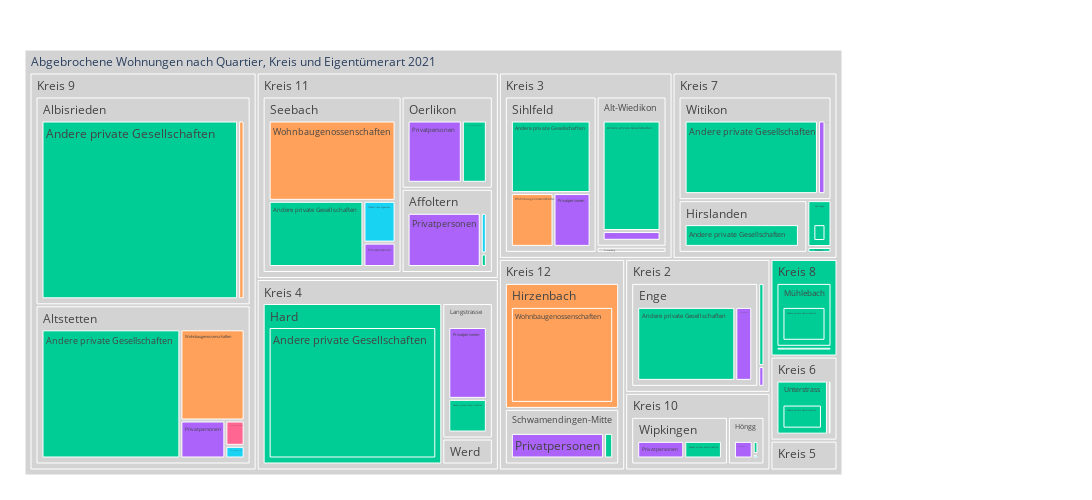

The notebook cell this image was saved under:
### Code cell
fig = px.treemap(myTreemapAgg.query('sum_WhgAbb >0').reset_index(), path=[px.Constant("Abgebrochene Wohnungen nach Quartier, Kreis und Eigentümerart 2021")
                                                                                      ,'KreisLang', 'QuarLang','EigGruLang']
                 , values='sum_WhgAbb'
                 , color='EigGruLang'
                 ## bei discrete scales (bei Klassen und Strings):                 
                 , color_discrete_map={'(?)':'lightgrey','EVP':'gold', 'SP':'#FF3030', 'PdA':'#EE3B3B', 'Grüne':'#A2CD5A','GLP':'#CAFF70','Die Mitte':'orange','FDP':'#104E8B','AL':'deeppink','SVP':'forestgreen', 'FL ZÜRI':'#8B864E','Volt':'#lightblue' }                
                 ## bei continuous scales (bei Zahlenwerten):
                , color_continuous_scale='cividis'
                #, color_continuous_midpoint=np.average(df['AnzBestWir'], weights=df['AnzBestWir'])  
                 ,height=500
                 ,width=1100                 
                )
fig.update_traces(root_color="grey")
fig.update_layout(margin = dict(t=50, l=25, r=250, b=25))
fig.show()

### Figure 1 — Plotly figure (JSON) as saved in the notebook; plotly's stock layout.template omitted (floating-point values rounded to 4 significant figures)
{"data": [{"branchvalues": "total", "customdata": [["Andere private Gesellschaften"], ["Andere private Gesellschaften"], ["Andere private Gesellschaften"], ["Andere private Gesellschaften"], ["Andere private Gesellschaften"], ["Andere private Gesellschaften"], ["Andere private Gesellschaften"], ["Andere private Gesellschaften"], ["Andere private Gesellschaften"], ["Andere private Gesellschaften"], ["Privatpersonen"], ["Andere private Gesellschaften"], ["Privatpersonen"], ["Privatpersonen"], ["Privatpersonen"], ["Privatpersonen"], ["Privatpersonen"], ["Wohnbaugenossenschaften"], ["Wohnbaugenossenschaften"], ["Wohnbaugenossenschaften"], ["Wohnbaugenossenschaften"], ["Wohnbaugenossenschaften"], ["Öffentliches Eigentum"], ["Öffentliches Eigentum"], ["Andere private Gesellschaften"], ["Andere private Gesellschaften"], ["Öffentliches Eigentum"], ["Privatpersonen"], ["Privatpersonen"], ["Andere private Gesellschaften"], ["Im Stockwerkeigentum"], ["Andere private Gesellschaften"], ["Andere private Gesellschaften"], ["Andere private Gesellschaften"], ["Andere private Gesellschaften"], ["Andere private Gesellschaften"], ["Andere private Gesellschaften"], ["Andere private Gesellschaften"], ["Andere private Gesellschaften"], ["Andere private Gesellschaften"], ["Privatpersonen"], ["Andere private Gesellschaften"], ["Andere private Gesellschaften"], ["Andere private Gesellschaften"], ["Öffentliches Eigentum"], ["Öffentliches Eigentum"], ["Privatpersonen"], ["Privatpersonen"], ["Privatpersonen"], ["Privatpersonen"], ["Privatpersonen"], ["Privatpersonen"], ["Privatpersonen"], ["Privatpersonen"], ["(?)"], ["(?)"], ["(?)"], ["(?)"], ["(?)"], ["Andere private Gesellschaften"], ["Andere private Gesellschaften"], ["(?)"], ["(?)"], ["Andere private Gesellschaften"], ["(?)"], ["Wohnbaugenossenschaften"], ["Andere private Gesellschaften"], ["(?)"], ["(?)"], ["Privatpersonen"], ["Andere private Gesellschaften"], ["(?)"], ["(?)"], ["(?)"], ["(?)"], ["(?)"], ["Andere private Gesellschaften"], ["Andere private Gesellschaften"], ["(?)"], ["(?)"], ["(?)"], ["Andere private Gesellschaften"], ["(?)"], ["(?)"], ["(?)"], ["(?)"], ["(?)"], ["(?)"], ["(?)"], ["(?)"], ["(?)"], ["Andere private Gesellschaften"], ["(?)"], ["(?)"]], "domain": {"x": [0, 1], "y": [0, 1]}, "hovertemplate": "labels=%{label}<br>sum_WhgAbb=%{value}<br>parent=%{parent}<br>id=%{id}<br>EigGruLang=%{customdata[0]}<extra></extra>", "ids": ["Abgebrochene Wohnungen nach Quartier, Kreis und Eigentümerart 2021/Kreis 8/Mühlebach/Andere private Gesellschaften", "Abgebrochene Wohnungen nach Quartier, Kreis und Eigentümerart 2021/Kreis 10/Wipkingen/Andere private Gesellschaften", "Abgebrochene Wohnungen nach Quartier, Kreis und Eigentümerart 2021/Kreis 4/Werd/Andere private Gesellschaften", "Abgebrochene Wohnungen nach Quartier, Kreis und Eigentümerart 2021/Kreis 8/Weinegg/Andere private Gesellschaften", "Abgebrochene Wohnungen nach Quartier, Kreis und Eigentümerart 2021/Kreis 6/Unterstrass/Andere private Gesellschaften", "Abgebrochene Wohnungen nach Quartier, Kreis und Eigentümerart 2021/Kreis 3/Sihlfeld/Andere private Gesellschaften", "Abgebrochene Wohnungen nach Quartier, Kreis und Eigentümerart 2021/Kreis 11/Seebach/Andere private Gesellschaften", "Abgebrochene Wohnungen nach Quartier, Kreis und Eigentümerart 2021/Kreis 12/Schwamendingen-Mitte/Andere private Gesellschaften", "Abgebrochene Wohnungen nach Quartier, Kreis und Eigentümerart 2021/Kreis 11/Oerlikon/Andere private Gesellschaften", "Abgebrochene Wohnungen nach Quartier, Kreis und Eigentümerart 2021/Kreis 6/Oberstrass/Andere private Gesellschaften", "Abgebrochene Wohnungen nach Quartier, Kreis und Eigentümerart 2021/Kreis 11/Affoltern/Privatpersonen", "Abgebrochene Wohnungen nach Quartier, Kreis und Eigentümerart 2021/Kreis 4/Langstrasse/Andere private Gesellschaften", "Abgebrochene Wohnungen nach Quartier, Kreis und Eigentümerart 2021/Kreis 3/Friesenberg/Privatpersonen", "Abgebrochene Wohnungen nach Quartier, Kreis und Eigentümerart 2021/Kreis 5/Gewerbeschule/Privatpersonen", "Abgebrochene Wohnungen nach Quartier, Kreis und Eigentümerart 2021/Kreis 12/Schwamendingen-Mitte/Privatpersonen", "Abgebrochene Wohnungen nach Quartier, Kreis und Eigentümerart 2021/Kreis 10/Wipkingen/Privatpersonen", "Abgebrochene Wohnungen nach Quartier, Kreis und Eigentümerart 2021/Kreis 7/Witikon/Privatpersonen", "Abgebrochene Wohnungen nach Quartier, Kreis und Eigentümerart 2021/Kreis 9/Albisrieden/Wohnbaugenossenschaften", "Abgebrochene Wohnungen nach Quartier, Kreis und Eigentümerart 2021/Kreis 9/Altstetten/Wohnbaugenossenschaften", "Abgebrochene Wohnungen nach Quartier, Kreis und Eigentümerart 2021/Kreis 12/Hirzenbach/Wohnbaugenossenschaften", "Abgebrochene Wohnungen nach Quartier, Kreis und Eigentümerart 2021/Kreis 11/Seebach/Wohnbaugenossenschaften", "Abgebrochene Wohnungen nach Quartier, Kreis und Eigentümerart 2021/Kreis 3/Sihlfeld/Wohnbaugenossenschaften", "Abgebrochene Wohnungen nach Quartier, Kreis und Eigentümerart 2021/Kreis 11/Affoltern/Öffentliches Eigentum", "Abgebrochene Wohnungen nach Quartier, Kreis und Eigentümerart 2021/Kreis 9/Altstetten/Öffentliches Eigentum", "Abgebrochene Wohnungen nach Quartier, Kreis und Eigentümerart 2021/Kreis 7/Witikon/Andere private Gesellschaften", "Abgebrochene Wohnungen nach Quartier, Kreis und Eigentümerart 2021/Kreis 2/Wollishofen/Andere private Gesellschaften", "Abgebrochene Wohnungen nach Quartier, Kreis und Eigentümerart 2021/Kreis 4/Werd/Öffentliches Eigentum", "Abgebrochene Wohnungen nach Quartier, Kreis und Eigentümerart 2021/Kreis 2/Enge/Privatpersonen", "Abgebrochene Wohnungen nach Quartier, Kreis und Eigentümerart 2021/Kreis 9/Altstetten/Privatpersonen", "Abgebrochene Wohnungen nach Quartier, Kreis und Eigentümerart 2021/Kreis 11/Affoltern/Andere private Gesellschaften", "Abgebrochene Wohnungen nach Quartier, Kreis und Eigentümerart 2021/Kreis 9/Altstetten/Im Stockwerkeigentum", "Abgebrochene Wohnungen nach Quartier, Kreis und Eigentümerart 2021/Kreis 10/Höngg/Andere private Gesellschaften", "Abgebrochene Wohnungen nach Quartier, Kreis und Eigentümerart 2021/Kreis 7/Hottingen/Andere private Gesellschaften", "Abgebrochene Wohnungen nach Quartier, Kreis und Eigentümerart 2021/Kreis 9/Albisrieden/Andere private Gesellschaften", "Abgebrochene Wohnungen nach Quartier, Kreis und Eigentümerart 2021/Kreis 3/Alt-Wiedikon/Andere private Gesellschaften", "Abgebrochene Wohnungen nach Quartier, Kreis und Eigentümerart 2021/Kreis 9/Altstetten/Andere private Gesellschaften", "Abgebrochene Wohnungen nach Quartier, Kreis und Eigentümerart 2021/Kreis 2/Enge/Andere private Gesellschaften", "Abgebrochene Wohnungen nach Quartier, Kreis und Eigentümerart 2021/Kreis 5/Escher Wyss/Andere private Gesellschaften", "Abgebrochene Wohnungen nach Quartier, Kreis und Eigentümerart 2021/Kreis 7/Hirslanden/Andere private Gesellschaften", "Abgebrochene Wohnungen nach Quartier, Kreis und Eigentümerart 2021/Kreis 7/Fluntern/Andere private Gesellschaften", "Abgebrochene Wohnungen nach Quartier, Kreis und Eigentümerart 2021/Kreis 3/Alt-Wiedikon/Privatpersonen", "Abgebrochene Wohnungen nach Quartier, Kreis und Eigentümerart 2021/Kreis 4/Hard/Andere private Gesellschaften", "Abgebrochene Wohnungen nach Quartier, Kreis und Eigentümerart 2021/Kreis 5/Gewerbeschule/Andere private Gesellschaften", "Abgebrochene Wohnungen nach Quartier, Kreis und Eigentümerart 2021/Kreis 3/Friesenberg/Andere private Gesellschaften", "Abgebrochene Wohnungen nach Quartier, Kreis und Eigentümerart 2021/Kreis 10/Höngg/Öffentliches Eigentum", "Abgebrochene Wohnungen nach Quartier, Kreis und Eigentümerart 2021/Kreis 11/Seebach/Öffentliches Eigentum", "Abgebrochene Wohnungen nach Quartier, Kreis und Eigentümerart 2021/Kreis 10/Höngg/Privatpersonen", "Abgebrochene Wohnungen nach Quartier, Kreis und Eigentümerart 2021/Kreis 11/Seebach/Privatpersonen", "Abgebrochene Wohnungen nach Quartier, Kreis und Eigentümerart 2021/Kreis 3/Sihlfeld/Privatpersonen", "Abgebrochene Wohnungen nach Quartier, Kreis und Eigentümerart 2021/Kreis 11/Oerlikon/Privatpersonen", "Abgebrochene Wohnungen nach Quartier, Kreis und Eigentümerart 2021/Kreis 6/Oberstrass/Privatpersonen", "Abgebrochene Wohnungen nach Quartier, Kreis und Eigentümerart 2021/Kreis 2/Leimbach/Privatpersonen", "Abgebrochene Wohnungen nach Quartier, Kreis und Eigentümerart 2021/Kreis 4/Langstrasse/Privatpersonen", "Abgebrochene Wohnungen nach Quartier, Kreis und Eigentümerart 2021/Kreis 7/Hirslanden/Privatpersonen", "Abgebrochene Wohnungen nach Quartier, Kreis und Eigentümerart 2021/Kreis 11/Affoltern", "Abgebrochene Wohnungen nach Quartier, Kreis und Eigentümerart 2021/Kreis 9/Albisrieden", "Abgebrochene Wohnungen nach Quartier, Kreis und Eigentümerart 2021/Kreis 3/Alt-Wiedikon", "Abgebrochene Wohnungen nach Quartier, Kreis und Eigentümerart 2021/Kreis 9/Altstetten", "Abgebrochene Wohnungen nach Quartier, Kreis und Eigentümerart 2021/Kreis 2/Enge", "Abgebrochene Wohnungen nach Quartier, Kreis und Eigentümerart 2021/Kreis 5/Escher Wyss", "Abgebrochene Wohnungen nach Quartier, Kreis und Eigentümerart 2021/Kreis 7/Fluntern", "Abgebrochene Wohnungen nach Quartier, Kreis und Eigentümerart 2021/Kreis 3/Friesenberg", "Abgebrochene Wohnungen nach Quartier, Kreis und Eigentümerart 2021/Kreis 5/Gewerbeschule", "Abgebrochene Wohnungen nach Quartier, Kreis und Eigentümerart 2021/Kreis 4/Hard", "Abgebrochene Wohnungen nach Quartier, Kreis und Eigentümerart 2021/Kreis 7/Hirslanden", "Abgebrochene Wohnungen nach Quartier, Kreis und Eigentümerart 2021/Kreis 12/Hirzenbach", "Abgebrochene Wohnungen nach Quartier, Kreis und Eigentümerart 2021/Kreis 7/Hottingen", "Abgebrochene Wohnungen nach Quartier, Kreis und Eigentümerart 2021/Kreis 10/Höngg", "Abgebrochene Wohnungen nach Quartier, Kreis und Eigentümerart 2021/Kreis 4/Langstrasse", "Abgebrochene Wohnungen nach Quartier, Kreis und Eigentümerart 2021/Kreis 2/Leimbach", "Abgebrochene Wohnungen nach Quartier, Kreis und Eigentümerart 2021/Kreis 8/Mühlebach", "Abgebrochene Wohnungen nach Quartier, Kreis und Eigentümerart 2021/Kreis 6/Oberstrass", "Abgebrochene Wohnungen nach Quartier, Kreis und Eigentümerart 2021/Kreis 11/Oerlikon", "Abgebrochene Wohnungen nach Quartier, Kreis und Eigentümerart 2021/Kreis 12/Schwamendingen-Mitte", "Abgebrochene Wohnungen nach Quartier, Kreis und Eigentümerart 2021/Kreis 11/Seebach", "Abgebrochene Wohnungen nach Quartier, Kreis und Eigentümerart 2021/Kreis 3/Sihlfeld", "Abgebrochene Wohnungen nach Quartier, Kreis und Eigentümerart 2021/Kreis 6/Unterstrass", "Abgebrochene Wohnungen nach Quartier, Kreis und Eigentümerart 2021/Kreis 8/Weinegg", "Abgebrochene Wohnungen nach Quartier, Kreis und Eigentümerart 2021/Kreis 4/Werd", "Abgebrochene Wohnungen nach Quartier, Kreis und Eigentümerart 2021/Kreis 10/Wipkingen", "Abgebrochene Wohnungen nach Quartier, Kreis und Eigentümerart 2021/Kreis 7/Witikon", "Abgebrochene Wohnungen nach Quartier, Kreis und Eigentümerart 2021/Kreis 2/Wollishofen", "Abgebrochene Wohnungen nach Quartier, Kreis und Eigentümerart 2021/Kreis 10", "Abgebrochene Wohnungen nach Quartier, Kreis und Eigentümerart 2021/Kreis 11", "Abgebrochene Wohnungen nach Quartier, Kreis und Eigentümerart 2021/Kreis 12", "Abgebrochene Wohnungen nach Quartier, Kreis und Eigentümerart 2021/Kreis 2", "Abgebrochene Wohnungen nach Quartier, Kreis und Eigentümerart 2021/Kreis 3", "Abgebrochene Wohnungen nach Quartier, Kreis und Eigentümerart 2021/Kreis 4", "Abgebrochene Wohnungen nach Quartier, Kreis und Eigentümerart 2021/Kreis 5", "Abgebrochene Wohnungen nach Quartier, Kreis und Eigentümerart 2021/Kreis 6", "Abgebrochene Wohnungen nach Quartier, Kreis und Eigentümerart 2021/Kreis 7", "Abgebrochene Wohnungen nach Quartier, Kreis und Eigentümerart 2021/Kreis 8", "Abgebrochene Wohnungen nach Quartier, Kreis und Eigentümerart 2021/Kreis 9", "Abgebrochene Wohnungen nach Quartier, Kreis und Eigentümerart 2021"], "labels": ["Andere private Gesellschaften", "Andere private Gesellschaften", "Andere private Gesellschaften", "Andere private Gesellschaften", "Andere private Gesellschaften", "Andere private Gesellschaften", "Andere private Gesellschaften", "Andere private Gesellschaften", "Andere private Gesellschaften", "Andere private Gesellschaften", "Privatpersonen", "Andere private Gesellschaften", "Privatpersonen", "Privatpersonen", "Privatpersonen", "Privatpersonen", "Privatpersonen", "Wohnbaugenossenschaften", "Wohnbaugenossenschaften", "Wohnbaugenossenschaften", "Wohnbaugenossenschaften", "Wohnbaugenossenschaften", "Öffentliches Eigentum", "Öffentliches Eigentum", "Andere private Gesellschaften", "Andere private Gesellschaften", "Öffentliches Eigentum", "Privatpersonen", "Privatpersonen", "Andere private Gesellschaften", "Im Stockwerkeigentum", "Andere private Gesellschaften", "Andere private Gesellschaften", "Andere private Gesellschaften", "Andere private Gesellschaften", "Andere private Gesellschaften", "Andere private Gesellschaften", "Andere private Gesellschaften", "Andere private Gesellschaften", "Andere private Gesellschaften", "Privatpersonen", "Andere private Gesellschaften", "Andere private Gesellschaften", "Andere private Gesellschaften", "Öffentliches Eigentum", "Öffentliches Eigentum", "Privatpersonen", "Privatpersonen", "Privatpersonen", "Privatpersonen", "Privatpersonen", "Privatpersonen", "Privatpersonen", "Privatpersonen", "Affoltern", "Albisrieden", "Alt-Wiedikon", "Altstetten", "Enge", "Escher Wyss", "Fluntern", "Friesenberg", "Gewerbeschule", "Hard", "Hirslanden", "Hirzenbach", "Hottingen", "Höngg", "Langstrasse", "Leimbach", "Mühlebach", "Oberstrass", "Oerlikon", "Schwamendingen-Mitte", "Seebach", "Sihlfeld", "Unterstrass", "Weinegg", "Werd", "Wipkingen", "Witikon", "Wollishofen", "Kreis 10", "Kreis 11", "Kreis 12", "Kreis 2", "Kreis 3", "Kreis 4", "Kreis 5", "Kreis 6", "Kreis 7", "Kreis 8", "Kreis 9", "Abgebrochene Wohnungen nach Quartier, Kreis und Eigentümerart 2021"], "marker": {"colors": ["#00cc96", "#00cc96", "#00cc96", "#00cc96", "#00cc96", "#00cc96", "#00cc96", "#00cc96", "#00cc96", "#00cc96", "#ab63fa", "#00cc96", "#ab63fa", "#ab63fa", "#ab63fa", "#ab63fa", "#ab63fa", "#FFA15A", "#FFA15A", "#FFA15A", "#FFA15A", "#FFA15A", "#19d3f3", "#19d3f3", "#00cc96", "#00cc96", "#19d3f3", "#ab63fa", "#ab63fa", "#00cc96", "#FF6692", "#00cc96", "#00cc96", "#00cc96", "#00cc96", "#00cc96", "#00cc96", "#00cc96", "#00cc96", "#00cc96", "#ab63fa", "#00cc96", "#00cc96", "#00cc96", "#19d3f3", "#19d3f3", "#ab63fa", "#ab63fa", "#ab63fa", "#ab63fa", "#ab63fa", "#ab63fa", "#ab63fa", "#ab63fa", "lightgrey", "lightgrey", "lightgrey", "lightgrey", "lightgrey", "#00cc96", "#00cc96", "lightgrey", "lightgrey", "#00cc96", "lightgrey", "#FFA15A", "#00cc96", "lightgrey", "lightgrey", "#ab63fa", "#00cc96", "lightgrey", "lightgrey", "lightgrey", "lightgrey", "lightgrey", "#00cc96", "#00cc96", "lightgrey", "lightgrey", "lightgrey", "#00cc96", "lightgrey", "lightgrey", "lightgrey", "lightgrey", "lightgrey", "lightgrey", "lightgrey", "lightgrey", "lightgrey", "#00cc96", "lightgrey", "lightgrey"]}, "name": "", "parents": ["Abgebrochene Wohnungen nach Quartier, Kreis und Eigentümerart 2021/Kreis 8/Mühlebach", "Abgebrochene Wohnungen nach Quartier, Kreis und Eigentümerart 2021/Kreis 10/Wipkingen", "Abgebrochene Wohnungen nach Quartier, Kreis und Eigentümerart 2021/Kreis 4/Werd", "Abgebrochene Wohnungen nach Quartier, Kreis und Eigentümerart 2021/Kreis 8/Weinegg", "Abgebrochene Wohnungen nach Quartier, Kreis und Eigentümerart 2021/Kreis 6/Unterstrass", "Abgebrochene Wohnungen nach Quartier, Kreis und Eigentümerart 2021/Kreis 3/Sihlfeld", "Abgebrochene Wohnungen nach Quartier, Kreis und Eigentümerart 2021/Kreis 11/Seebach", "Abgebrochene Wohnungen nach Quartier, Kreis und Eigentümerart 2021/Kreis 12/Schwamendingen-Mitte", "Abgebrochene Wohnungen nach Quartier, Kreis und Eigentümerart 2021/Kreis 11/Oerlikon", "Abgebrochene Wohnungen nach Quartier, Kreis und Eigentümerart 2021/Kreis 6/Oberstrass", "Abgebrochene Wohnungen nach Quartier, Kreis und Eigentümerart 2021/Kreis 11/Affoltern", "Abgebrochene Wohnungen nach Quartier, Kreis und Eigentümerart 2021/Kreis 4/Langstrasse", "Abgebrochene Wohnungen nach Quartier, Kreis und Eigentümerart 2021/Kreis 3/Friesenberg", "Abgebrochene Wohnungen nach Quartier, Kreis und Eigentümerart 2021/Kreis 5/Gewerbeschule", "Abgebrochene Wohnungen nach Quartier, Kreis und Eigentümerart 2021/Kreis 12/Schwamendingen-Mitte", "Abgebrochene Wohnungen nach Quartier, Kreis und Eigentümerart 2021/Kreis 10/Wipkingen", "Abgebrochene Wohnungen nach Quartier, Kreis und Eigentümerart 2021/Kreis 7/Witikon", "Abgebrochene Wohnungen nach Quartier, Kreis und Eigentümerart 2021/Kreis 9/Albisrieden", "Abgebrochene Wohnungen nach Quartier, Kreis und Eigentümerart 2021/Kreis 9/Altstetten", "Abgebrochene Wohnungen nach Quartier, Kreis und Eigentümerart 2021/Kreis 12/Hirzenbach", "Abgebrochene Wohnungen nach Quartier, Kreis und Eigentümerart 2021/Kreis 11/Seebach", "Abgebrochene Wohnungen nach Quartier, Kreis und Eigentümerart 2021/Kreis 3/Sihlfeld", "Abgebrochene Wohnungen nach Quartier, Kreis und Eigentümerart 2021/Kreis 11/Affoltern", "Abgebrochene Wohnungen nach Quartier, Kreis und Eigentümerart 2021/Kreis 9/Altstetten", "Abgebrochene Wohnungen nach Quartier, Kreis und Eigentümerart 2021/Kreis 7/Witikon", "Abgebrochene Wohnungen nach Quartier, Kreis und Eigentümerart 2021/Kreis 2/Wollishofen", "Abgebrochene Wohnungen nach Quartier, Kreis und Eigentümerart 2021/Kreis 4/Werd", "Abgebrochene Wohnungen nach Quartier, Kreis und Eigentümerart 2021/Kreis 2/Enge", "Abgebrochene Wohnungen nach Quartier, Kreis und Eigentümerart 2021/Kreis 9/Altstetten", "Abgebrochene Wohnungen nach Quartier, Kreis und Eigentümerart 2021/Kreis 11/Affoltern", "Abgebrochene Wohnungen nach Quartier, Kreis und Eigentümerart 2021/Kreis 9/Altstetten", "Abgebrochene Wohnungen nach Quartier, Kreis und Eigentümerart 2021/Kreis 10/Höngg", "Abgebrochene Wohnungen nach Quartier, Kreis und Eigentümerart 2021/Kreis 7/Hottingen", "Abgebrochene Wohnungen nach Quartier, Kreis und Eigentümerart 2021/Kreis 9/Albisrieden", "Abgebrochene Wohnungen nach Quartier, Kreis und Eigentümerart 2021/Kreis 3/Alt-Wiedikon", "Abgebrochene Wohnungen nach Quartier, Kreis und Eigentümerart 2021/Kreis 9/Altstetten", "Abgebrochene Wohnungen nach Quartier, Kreis und Eigentümerart 2021/Kreis 2/Enge", "Abgebrochene Wohnungen nach Quartier, Kreis und Eigentümerart 2021/Kreis 5/Escher Wyss", "Abgebrochene Wohnungen nach Quartier, Kreis und Eigentümerart 2021/Kreis 7/Hirslanden", "Abgebrochene Wohnungen nach Quartier, Kreis und Eigentümerart 2021/Kreis 7/Fluntern", "Abgebrochene Wohnungen nach Quartier, Kreis und Eigentümerart 2021/Kreis 3/Alt-Wiedikon", "Abgebrochene Wohnungen nach Quartier, Kreis und Eigentümerart 2021/Kreis 4/Hard", "Abgebrochene Wohnungen nach Quartier, Kreis und Eigentümerart 2021/Kreis 5/Gewerbeschule", "Abgebrochene Wohnungen nach Quartier, Kreis und Eigentümerart 2021/Kreis 3/Friesenberg", "Abgebrochene Wohnungen nach Quartier, Kreis und Eigentümerart 2021/Kreis 10/Höngg", "Abgebrochene Wohnungen nach Quartier, Kreis und Eigentümerart 2021/Kreis 11/Seebach", "Abgebrochene Wohnungen nach Quartier, Kreis und Eigentümerart 2021/Kreis 10/Höngg", "Abgebrochene Wohnungen nach Quartier, Kreis und Eigentümerart 2021/Kreis 11/Seebach", "Abgebrochene Wohnungen nach Quartier, Kreis und Eigentümerart 2021/Kreis 3/Sihlfeld", "Abgebrochene Wohnungen nach Quartier, Kreis und Eigentümerart 2021/Kreis 11/Oerlikon", "Abgebrochene Wohnungen nach Quartier, Kreis und Eigentümerart 2021/Kreis 6/Oberstrass", "Abgebrochene Wohnungen nach Quartier, Kreis und Eigentümerart 2021/Kreis 2/Leimbach", "Abgebrochene Wohnungen nach Quartier, Kreis und Eigentümerart 2021/Kreis 4/Langstrasse", "Abgebrochene Wohnungen nach Quartier, Kreis und Eigentümerart 2021/Kreis 7/Hirslanden", "Abgebrochene Wohnungen nach Quartier, Kreis und Eigentümerart 2021/Kreis 11", "Abgebrochene Wohnungen nach Quartier, Kreis und Eigentümerart 2021/Kreis 9", "Abgebrochene Wohnungen nach Quartier, Kreis und Eigentümerart 2021/Kreis 3", "Abgebrochene Wohnungen nach Quartier, Kreis und Eigentümerart 2021/Kreis 9", "Abgebrochene Wohnungen nach Quartier, Kreis und Eigentümerart 2021/Kreis 2", "Abgebrochene Wohnungen nach Quartier, Kreis und Eigentümerart 2021/Kreis 5", "Abgebrochene Wohnungen nach Quartier, Kreis und Eigentümerart 2021/Kreis 7", "Abgebrochene Wohnungen nach Quartier, Kreis und Eigentümerart 2021/Kreis 3", "Abgebrochene Wohnungen nach Quartier, Kreis und Eigentümerart 2021/Kreis 5", "Abgebrochene Wohnungen nach Quartier, Kreis und Eigentümerart 2021/Kreis 4", "Abgebrochene Wohnungen nach Quartier, Kreis und Eigentümerart 2021/Kreis 7", "Abgebrochene Wohnungen nach Quartier, Kreis und Eigentümerart 2021/Kreis 12", "Abgebrochene Wohnungen nach Quartier, Kreis und Eigentümerart 2021/Kreis 7", "Abgebrochene Wohnungen nach Quartier, Kreis und Eigentümerart 2021/Kreis 10", "Abgebrochene Wohnungen nach Quartier, Kreis und Eigentümerart 2021/Kreis 4", "Abgebrochene Wohnungen nach Quartier, Kreis und Eigentümerart 2021/Kreis 2", "Abgebrochene Wohnungen nach Quartier, Kreis und Eigentümerart 2021/Kreis 8", "Abgebrochene Wohnungen nach Quartier, Kreis und Eigentümerart 2021/Kreis 6", "Abgebrochene Wohnungen nach Quartier, Kreis und Eigentümerart 2021/Kreis 11", "Abgebrochene Wohnungen nach Quartier, Kreis und Eigentümerart 2021/Kreis 12", "Abgebrochene Wohnungen nach Quartier, Kreis und Eigentümerart 2021/Kreis 11", "Abgebrochene Wohnungen nach Quartier, Kreis und Eigentümerart 2021/Kreis 3", "Abgebrochene Wohnungen nach Quartier, Kreis und Eigentümerart 2021/Kreis 6", "Abgebrochene Wohnungen nach Quartier, Kreis und Eigentümerart 2021/Kreis 8", "Abgebrochene Wohnungen nach Quartier, Kreis und Eigentümerart 2021/Kreis 4", "Abgebrochene Wohnungen nach Quartier, Kreis und Eigentümerart 2021/Kreis 10", "Abgebrochene Wohnungen nach Quartier, Kreis und Eigentümerart 2021/Kreis 7", "Abgebrochene Wohnungen nach Quartier, Kreis und Eigentümerart 2021/Kreis 2", "Abgebrochene Wohnungen nach Quartier, Kreis und Eigentümerart 2021", "Abgebrochene Wohnungen nach Quartier, Kreis und Eigentümerart 2021", "Abgebrochene Wohnungen nach Quartier, Kreis und Eigentümerart 2021", "Abgebrochene Wohnungen nach Quartier, Kreis und Eigentümerart 2021", "Abgebrochene Wohnungen nach Quartier, Kreis und Eigentümerart 2021", "Abgebrochene Wohnungen nach Quartier, Kreis und Eigentümerart 2021", "Abgebrochene Wohnungen nach Quartier, Kreis und Eigentümerart 2021", "Abgebrochene Wohnungen nach Quartier, Kreis und Eigentümerart 2021", "Abgebrochene Wohnungen nach Quartier, Kreis und Eigentümerart 2021", "Abgebrochene Wohnungen nach Quartier, Kreis und Eigentümerart 2021", "Abgebrochene Wohnungen nach Quartier, Kreis und Eigentümerart 2021", ""], "root": {"color": "grey"}, "type": "treemap", "values": [34, 20, 8, 2, 29, 58, 56, 4, 18, 1, 48, 15, 1, 2, 41, 25, 6, 9, 48, 102, 91, 23, 3, 2, 106, 4, 1, 15, 14, 1, 4, 3, 8, 273, 68, 147, 87, 6, 47, 1, 6, 199, 3, 2, 1, 12, 13, 7, 20, 39, 1, 1, 32, 1, 52, 282, 74, 215, 102, 6, 1, 3, 5, 199, 48, 102, 8, 17, 47, 1, 34, 2, 57, 45, 166, 101, 29, 2, 9, 45, 112, 4, 62, 275, 147, 107, 178, 255, 11, 31, 169, 36, 497, 1768]}], "layout": {"height": 500, "legend": {"tracegroupgap": 0}, "margin": {"b": 25, "l": 25, "r": 250, "t": 50}, "width": 1100}}
